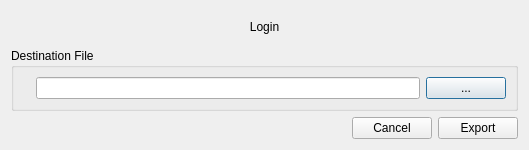
<?xml version="1.0" encoding="UTF-8"?>
<ui version="4.0">
 <class>SelectTargetFile</class>
 <widget class="QDialog" name="SelectTargetFile">
  <property name="geometry">
   <rect>
    <x>0</x>
    <y>0</y>
    <width>529</width>
    <height>150</height>
   </rect>
  </property>
  <property name="windowTitle">
   <string>Save File</string>
  </property>
  <layout class="QVBoxLayout" name="verticalLayout">
   <item>
    <widget class="QLabel" name="title">
     <property name="text">
      <string>Login</string>
     </property>
     <property name="alignment">
      <set>Qt::AlignCenter</set>
     </property>
    </widget>
   </item>
   <item>
    <widget class="QGroupBox" name="groupBox">
     <property name="title">
      <string>Destination File</string>
     </property>
     <layout class="QHBoxLayout" name="horizontalLayout">
      <item>
       <widget class="QLabel" name="pathCheck">
        <property name="text">
         <string/>
        </property>
        <property name="pixmap">
         <pixmap resource="../myicons.qrc">:/status/resources/pixmap/icons/status/status-no.png</pixmap>
        </property>
       </widget>
      </item>
      <item>
       <widget class="QLineEdit" name="field_path"/>
      </item>
      <item>
       <widget class="QPushButton" name="btn_searchFile">
        <property name="text">
         <string>...</string>
        </property>
       </widget>
      </item>
     </layout>
    </widget>
   </item>
   <item>
    <layout class="QHBoxLayout" name="horizontalLayout_3">
     <item>
      <spacer name="horizontalSpacer">
       <property name="orientation">
        <enum>Qt::Horizontal</enum>
       </property>
       <property name="sizeHint" stdset="0">
        <size>
         <width>40</width>
         <height>20</height>
        </size>
       </property>
      </spacer>
     </item>
     <item>
      <widget class="QPushButton" name="btnCancel">
       <property name="text">
        <string>Cancel</string>
       </property>
      </widget>
     </item>
     <item>
      <widget class="QPushButton" name="btnExport">
       <property name="text">
        <string>Export</string>
       </property>
      </widget>
     </item>
    </layout>
   </item>
  </layout>
 </widget>
 <resources>
  <include location="../myicons.qrc"/>
 </resources>
 <connections/>
</ui>
